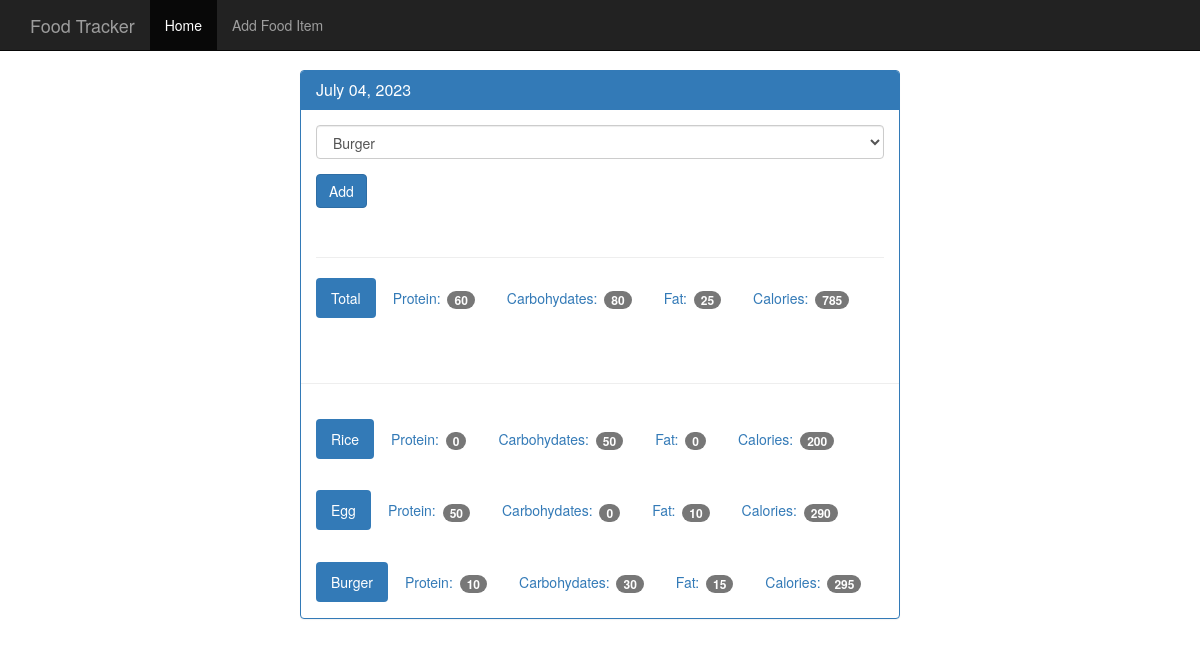
The app's page /view/20230704 with its own data.
### tables this page shows
CREATE TABLE food(
    id integer primary key autoincrement,
    name text not null,
    protein integer not null,
    carbohydrates integer not null,
    fat integer not null,
    calories integer not null
);

### app.py (the view)
@app.route('/view/<date>', methods=["POST", "GET"])
def view(date):
    db = get_db()
    cur = db.execute("select id, entry_date from log_date where entry_date = ?", [date])
    d = cur.fetchone()
    if request.method == 'POST':
        db.execute("insert into food_date (food_id, log_date_id) values (?,?)", [request.form['food-select'], d['id']])
        db.commit()
    dateResult = {'entry_date':datetime.strftime(datetime.strptime(str(d['entry_date']), "%Y%m%d"), "%B %d, %Y")}
    food_cur = db.execute("select id, name from food")
    food_cur_results = food_cur.fetchall()
    food_date_cur = db.execute("""select food.name,food.protein, food.carbohydrates,food.fat,food.calories
                                from log_date join food_date on food_date.log_date_id=log_date.id join food on
                               food.id = food_id where log_date.entry_date=(?)""", [date])
    food_date_cur_results = food_date_cur.fetchall()
    food_date_total = {'protein':0, 'carbohydrates':0, 'fat':0, 'calories':0}
    for food in food_date_cur_results:
        food_date_total['protein'] += food['protein']
        food_date_total['carbohydrates'] += food['carbohydrates']
        food_date_total['fat'] += food['fat']
        food_date_total['calories'] += food['calories']
    return render_template('day.html', actualDate=d['entry_date'], dateResult=dateResult, food_cur_results=food_cur_results,
                           food_date_cur_results=food_date_cur_results, food_date_total=food_date_total)
    return "<h1>{}</h1>".format(result['entry_date'])
    return render_template('day.html')

### db/database.py (called while the page is built)
def connect_db():
    sql = sqlite3.connect('db/food_log.db')
    sql.row_factory = sqlite3.Row
    return sql

def get_db():
    if not hasattr(g, 'sqlite3_db'):
        g.sqlite_db = connect_db()
    return g.sqlite_db

### templates/day.html
{% extends "base.html" %}
{% block body %}
    <div class="container theme-showcase col-sm-6 col-sm-offset-3" role="main">
      <div class="row">
        <div>
          <div class="panel panel-primary">
            <div class="panel-heading">
              <h3 class="panel-title">{{ dateResult.entry_date }}</h3>
            </div>
            <div class="panel-body">
              <form method="POST" action="{{ url_for('view', date=actualDate)}}">
                <div class="form-group">
                  <select class="form-control" name="food-select">
                    {% for food in food_cur_results %}
                    <option value={{ food.id }}>{{food.name}}</option>
                    {% endfor %}
                  </select>
                </div>
                <button type="submit" class="btn btn-primary">Add</button>
              </form>
              <div class="page-header"></div>
              <ul class="nav nav-pills" role="tablist">
                <li class="active"><a>Total</a></li>
                <li><a>Protein: <span class="badge">{{ food_date_total.protein }}</span></a></li>
                <li><a>Carbohydates: <span class="badge">{{ food_date_total.carbohydrates }}</span></a></li>
                <li><a>Fat: <span class="badge">{{ food_date_total.fat }}</span></a></li>
                <li><a>Calories: <span class="badge">{{ food_date_total.calories }}</span></a></li>
              </ul>
            </div>
            <div class="page-header"></div>
            {% for food in food_date_cur_results %}
            <div class="panel-body">
              <ul class="nav nav-pills" role="tablist">
                <li class="active"><a>{{ food.name }}</a></li>
                <li><a>Protein: <span class="badge">{{food.protein}}</span></a></li>
                <li><a>Carbohydates: <span class="badge">{{food.carbohydrates}}</span></a></li>
                <li><a>Fat: <span class="badge">{{food.fat}}</span></a></li>
                <li><a>Calories: <span class="badge">{{food.calories}}</span></a></li>
              </ul>
            </div>
            {% endfor %}
          </div>
        </div>
      </div>
    </div>
    {% endblock %}

### static/theme.css (style rules this page uses)
body { padding-top: 70px; padding-bottom: 30px; }

### records on screen
food: name "Rice", protein "0", carbohydrates "50", fat "0", calories "200"
food: name "Egg", protein "50", carbohydrates "0", fat "10", calories "290"
food: name "Burger", protein "10", carbohydrates "30", fat "15", calories "295"

### other values on screen
{{ dateResult.entry_date }} "July 04, 2023"
{{ food_date_total.protein }} "60"
{{ food_date_total.carbohydrates }} "80"
{{ food_date_total.fat }} "25"
{{ food_date_total.calories }} "785"
form field food-select "Burger"
